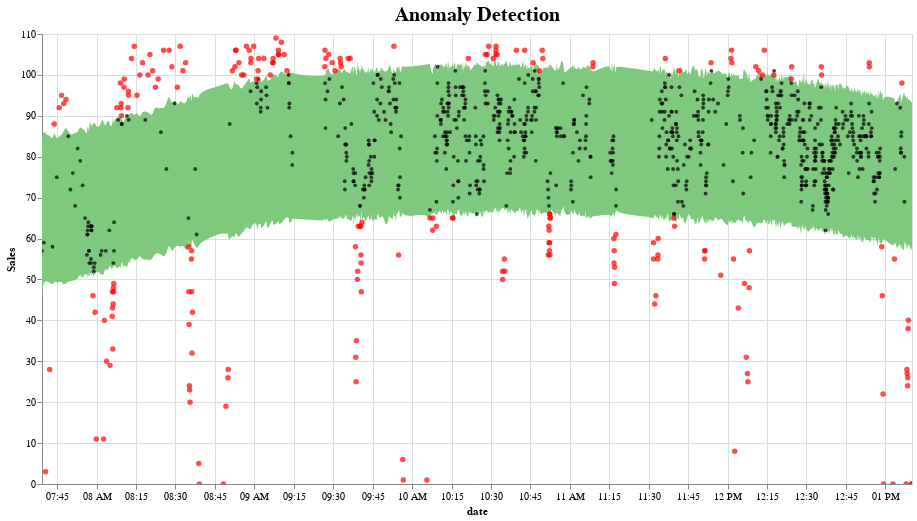

Source (notebook cell):
### Code cell
def plot_anomalies(forecasted):
    interval = alt.Chart(forecasted).mark_area(interpolate="basis", color = '#7FC97F').encode(
    x=alt.X('ds:T',  title ='date'),
    y='yhat_upper',
    y2='yhat_lower',
    tooltip=['ds', 'fact', 'yhat_lower', 'yhat_upper']
    ).interactive().properties(
        title='Anomaly Detection'
    )

    fact = alt.Chart(forecasted[forecasted.anomaly==0]).mark_circle(size=15, opacity=0.7, color = 'Black').encode(
        x='ds:T',
        y=alt.Y('fact', title='Sales'),    
        tooltip=['ds', 'fact', 'yhat_lower', 'yhat_upper']
    ).interactive()

    anomalies = alt.Chart(forecasted[forecasted.anomaly!=0]).mark_circle(size=30, color = 'Red').encode(
        x='ds:T',
        y=alt.Y('fact', title='Sales'),    
        tooltip=['ds', 'fact', 'yhat_lower', 'yhat_upper']
        #,size = alt.Size( 'importance', legend=None)
    ).interactive()

    return alt.layer(interval, fact, anomalies)\
              .properties(width=870, height=450)\
              .configure_title(fontSize=20)
              
plot_anomalies(pred)

### Figure 1 — Vega-Lite specification as saved in the notebook (floating-point values rounded to 4 significant figures; data arrays with more than 128 entries replaced by an {"elided": "..."} marker saying what was removed)
{"config": {"view": {"continuousWidth": 400, "continuousHeight": 300}, "title": {"fontSize": 20}}, "layer": [{"data": {"name": "data-bf6156b5320b5af9807b06bf67a11a88"}, "mark": {"type": "area", "color": "#7FC97F", "interpolate": "basis"}, "encoding": {"tooltip": [{"field": "ds", "type": "temporal"}, {"field": "fact", "type": "quantitative"}, {"field": "yhat_lower", "type": "quantitative"}, {"field": "yhat_upper", "type": "quantitative"}], "x": {"field": "ds", "title": "date", "type": "temporal"}, "y": {"field": "yhat_upper", "type": "quantitative"}, "y2": {"field": "yhat_lower"}}, "selection": {"selector031": {"type": "interval", "bind": "scales", "encodings": ["x", "y"]}}, "title": "Anomaly Detection"}, {"data": {"name": "data-e71d0da0e7b654de72e86a7e26d6dd8f"}, "mark": {"type": "circle", "color": "Black", "opacity": 0.7, "size": 15}, "encoding": {"tooltip": [{"field": "ds", "type": "temporal"}, {"field": "fact", "type": "quantitative"}, {"field": "yhat_lower", "type": "quantitative"}, {"field": "yhat_upper", "type": "quantitative"}], "x": {"field": "ds", "type": "temporal"}, "y": {"field": "fact", "title": "Sales", "type": "quantitative"}}, "selection": {"selector032": {"type": "interval", "bind": "scales", "encodings": ["x", "y"]}}}, {"data": {"name": "data-e4878a9fc2e071b7aa550eb461800107"}, "mark": {"type": "circle", "color": "Red", "size": 30}, "encoding": {"tooltip": [{"field": "ds", "type": "temporal"}, {"field": "fact", "type": "quantitative"}, {"field": "yhat_lower", "type": "quantitative"}, {"field": "yhat_upper", "type": "quantitative"}], "x": {"field": "ds", "type": "temporal"}, "y": {"field": "fact", "title": "Sales", "type": "quantitative"}}, "selection": {"selector033": {"type": "interval", "bind": "scales", "encodings": ["x", "y"]}}}], "height": 450, "width": 870, "$schema": "https://vega.github.io/schema/vega-lite/v4.17.0.json", "datasets": {"data-bf6156b5320b5af9807b06bf67a11a88": {"elided": "1030 records"}, "data-e71d0da0e7b654de72e86a7e26d6dd8f": {"elided": "809 records"}, "data-e4878a9fc2e071b7aa550eb461800107": {"elided": "221 records"}}}
